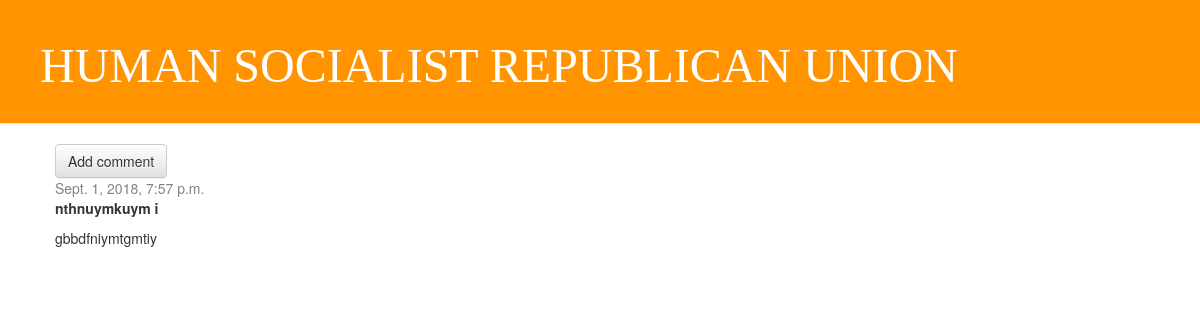
Screenshot of /post/post/1/ with the database file from the repository.
### post/models.py (models this page shows, shortened)
class Comment(models.Model):
    post = models.ForeignKey('post.Post', on_delete=models.CASCADE, related_name='comments')
    author = models.CharField(max_length=200)
    text = models.TextField()
    created_date = models.DateTimeField(default=timezone.now)
    approved_comment = models.BooleanField(default=False)

### post/views.py (the view)
# urls.py: path('post/<int:pk>/', views.post_detail, name='post_detail'),
def post_detail(request, pk):
    post = get_object_or_404(Post, pk=pk)
    return render(request, 'post/post_details.html', {'post': post})

### post/templates/post/post_details.html (shortened to what this page needs)
{% load static %}
<html>
    <head>
        <link rel="stylesheet" href="//maxcdn.bootstrapcdn.com/bootstrap/3.2.0/css/bootstrap.min.css">
        <link rel="stylesheet" href="//maxcdn.bootstrapcdn.com/bootstrap/3.2.0/css/bootstrap-theme.min.css">
        <link rel="stylesheet" href="{% static 'css/blog.css' %}">
    </head>
    <body>
        <div class='page-header'>
            <h1><a href="/">HUMAN SOCIALIST REPUBLICAN UNION</a></h1>
        </div>
        <div class="content container">
    <div class="row">
        <div class="col-md-8">
            <a class="btn btn-default" href="/add_comment_to_post/{{ post.pk}}/">Add comment</a>
            {% for comment in post.comments.all %}
    {% if user.is_authenticated or comment.approved_comment %}
    <div class="comment">
        <div class="date">
            {{ comment.created_date }}
        </div>
        <strong>{{ comment.author }}</strong>
        <p>{{ comment.text|linebreaks }}</p>
    </div>
    {% endif %}
{% empty %}
    <p>No comments here yet :(</p>
{% endfor %}
        </div>
    </div>
</div>
    </body>
</html>

### post/static/css/blog.css (style rules this page uses)
.page-header { background-color: #ff9400; margin-top: 0; padding: 20px 20px 20px 40px; }
.page-header h1, .page-header h1 a, .page-header h1 a:visited, .page-header h1 a:active { color: #ffffff; font-size: 36pt; text-decoration: none; }
.content { margin-left: 40px; }
h1, h2, h3, h4 { font-family: 'Lobster', cursive; }
.date { color: #828282; }

### rows the page displays
Comment: created_date "Sept. 1, 2018, 7:57 p.m.", author "nthnuymkuym i", text "gbbdfniymtgmtiy"
